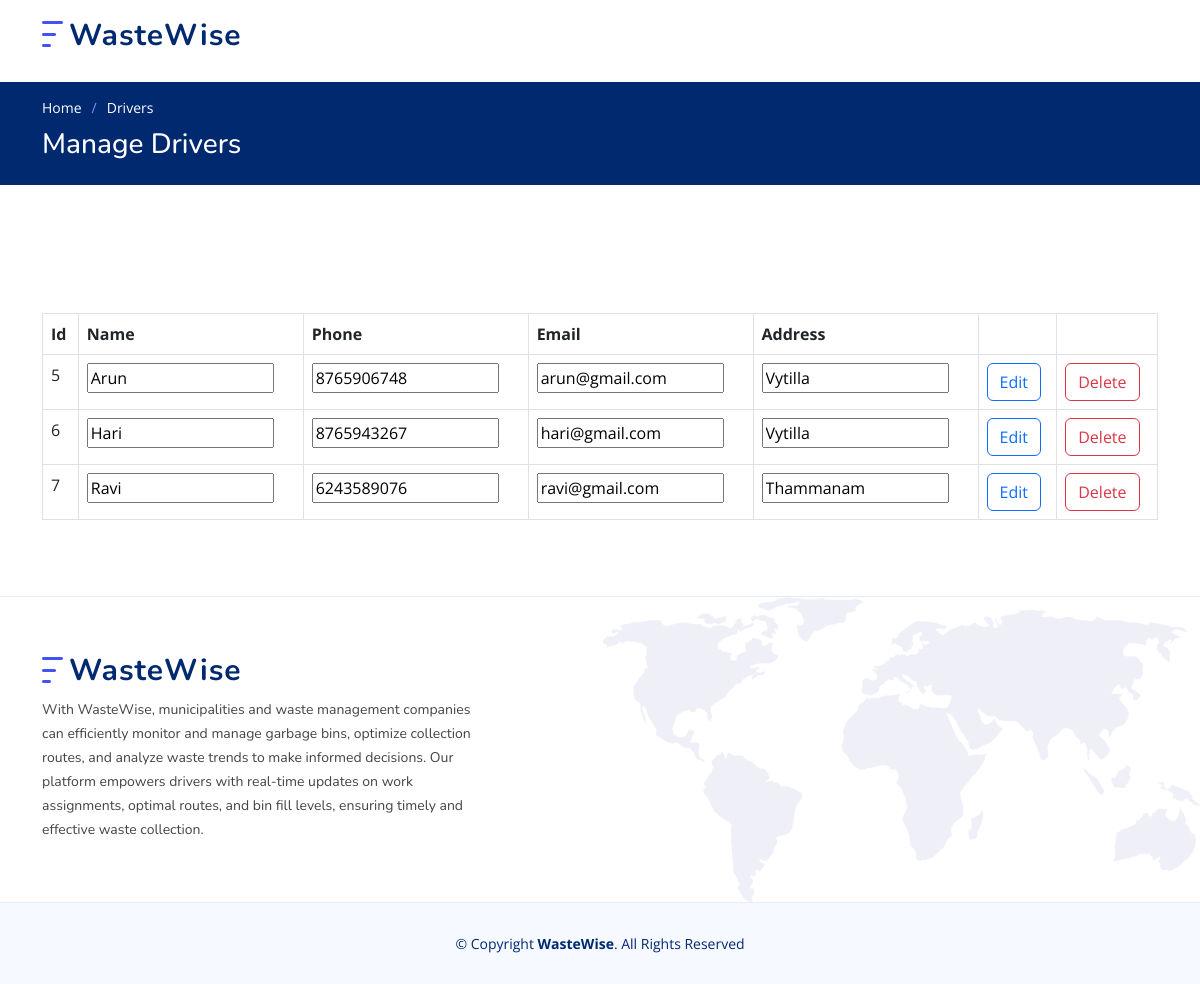
/man_driver/ (signed in), run on the app's committed database.
### w_app/models.py (models this page shows)
class Driver(models.Model):
    S_id=models.IntegerField(primary_key=True)
    drv_name=models.CharField(max_length=255)
    drv_phn=models.CharField(max_length=255)
    drv_email=models.CharField(max_length=255)
    drv_place=models.CharField(max_length=255)
    drv_psw=models.CharField(max_length=255)

### w_app/views.py (the view)
# urls.py: path('man_driver/', man_driver, name="man_driver"),
@never_cache
def man_driver(request):
	if 'uid' in request.session:
		a=Driver.objects.all()
		return render(request, 'man_driver.html',{'drv':a})
	else:
		return render(request, 'sign_in.html')

### w_app/templates/man_driver.html (shortened to what this page needs)
{% load static %}
<!DOCTYPE html>
<html lang="en">
<head>
  <link href="{% static 'assets/vendor/aos/aos.css' %}" rel="stylesheet">
  <link href="{% static 'assets/vendor/bootstrap/css/bootstrap.min.css' %}" rel="stylesheet">
  <link href="{% static 'assets/vendor/bootstrap-icons/bootstrap-icons.css' %}" rel="stylesheet">
  <link href="{% static 'assets/vendor/glightbox/css/glightbox.min.css' %}" rel="stylesheet">
  <link href="{% static 'assets/vendor/remixicon/remixicon.css' %}" rel="stylesheet">
  <link href="{% static 'assets/vendor/swiper/swiper-bundle.min.css' %}" rel="stylesheet">
  <link href="{% static 'assets/css/style.css' %}" rel="stylesheet">
</head>
<body>
  <header id="header" class="header fixed-top">
    <div class="container-fluid container-xl d-flex align-items-center justify-content-between">
      <a href="{% url 'show_home_admin' %}" class="logo d-flex align-items-center">
        <img src="{% static 'assets/img/logo.png' %}" alt="">
        <span>WasteWise</span>
      </a>
      <nav id="navbar" class="navbar">
        <i class="bi bi-list mobile-nav-toggle"></i>
      </nav>
    </div>
  </header>
  <main id="main">
    <section class="breadcrumbs">
      <div class="container">
        <ol>
          <li><a href="{% url 'show_home_admin' %}">Home</a></li>
          <li>Drivers</li>
        </ol>
        <h2>Manage Drivers</h2>
      </div>
    </section>
    <br>
    <br>
    <section class="inner-page">
      <div class="container">
      <div class="row">
        <div class="col-md-12">
          <div class="table-wrapper" style="overflow-x: auto; margin-top: 20px;">
            <table class="table table-bordered  table-hover">
              <thead>
                <tr>
                  <th>Id</th>
                  <th>Name</th>
                  <th>Phone</th>
                  <th>Email</th>
                  <th>Address</th>
                  <th></th>
                  <th></th>
                </tr>
              </thead>
              <tbody>
                {% for i in drv %}
                  <tr scope="row">
                    <form action="{% url 'edit_drv' %}" method="POST">
                        <td>{{i.S_id}}<input type="text" name="S_id" value="{{i.S_id}}" hidden></td>
                        <td><input type="text" name="drv_name" value="{{i.drv_name}}" required></td>
                        <td><input type="number" name="drv_phn" value="{{i.drv_phn}}"required></td>
                        <td><input type="email" name="drv_email" value="{{i.drv_email}}" required></td>
                        <td><input type="text" name="drv_place" value="{{i.drv_place}}" required></td>
                        <td><input type="submit" class="btn btn-outline-primary" name="edi" id="edi" value="Edit"></td>
                    </form>
                    <form action="{% url 'del_drv' %}" method="POST">
                          <td><input type="submit" class="btn btn-outline-danger" name="del" id="del" value="Delete"></td>
                        </form>
                  </tr>
                {% endfor %}
            </tbody>
            </table>
          </div>
        </div>
      </div>
    </div>
    </section>
  </main>
  <footer id="footer" class="footer">
    <div class="footer-top">
      <div class="container">
        <div class="row gy-4">
          <div class="col-lg-5 col-md-12 footer-info">
            <a href="{% url 'show_home_admin' %}" class="logo d-flex align-items-center">
              <img src="{% static 'assets/img/logo.png' %}" alt="">
              <span>WasteWise</span>
            </a>
            <p>
                With WasteWise, municipalities and waste management companies can efficiently monitor and manage garbage bins, optimize collection routes, and analyze waste trends to make informed decisions. Our platform empowers drivers with real-time updates on work assignments, optimal routes, and bin fill levels, ensuring timely and effective waste collection.
            </p>
          </div>
    </div>
      </div>
    </div>
    <div class="container">
      <div class="copyright">
        &copy; Copyright <strong><span>WasteWise</span></strong>. All Rights Reserved
      </div>
    </div>
  </footer>
</body>
</html>

### w_app/static/assets/css/style.css (style rules this page uses)
:root { scroll-behavior: smooth; }
body { font-family: "Open Sans", sans-serif; color: #444444; }
a { color: #4154f1; text-decoration: none; }
h1, h2, h3, h4, h5, h6 { font-family: "Nunito", sans-serif; }
section { padding: 60px 0; overflow: hidden; }
.breadcrumbs { padding: 15px 0; background: #012970; min-height: 40px; margin-top: 82px; color: #fff; }
.breadcrumbs h2 { font-size: 28px; font-weight: 500; }
.breadcrumbs ol { display: flex; flex-wrap: wrap; list-style: none; padding: 0 0 10px 0; margin: 0; font-size: 14px; }
.breadcrumbs ol a { color: #fff; transition: 0.3s; }
.breadcrumbs ol li+li { padding-left: 10px; }
.breadcrumbs ol li+li::before { display: inline-block; padding-right: 10px; color: #8894f6; content: "/"; }
.header { transition: all 0.5s; z-index: 997; padding: 20px 0; }
.header .logo { line-height: 0; }
.header .logo img { max-height: 40px; margin-right: 6px; }
.header .logo span { font-size: 30px; font-weight: 700; letter-spacing: 1px; color: #012970; font-family: "Nunito", sans-serif; margin-top: 3px; }
.navbar { padding: 0; }
.mobile-nav-toggle { color: #012970; font-size: 28px; cursor: pointer; display: none; line-height: 0; transition: 0.5s; }
@media (max-width: 1200px) { .mobile-nav-toggle { display: block; } }
.footer { background: #f6f9ff; padding: 0 0 30px 0; font-size: 14px; }
.footer .footer-top { background: white url(../img/footer-bg.png) no-repeat right top; background-size: contain; border-top: 1px solid #e1ecff; border-bottom: 1px solid #e1ecff; padding: 60px 0 30px 0; }
.footer .footer-top .footer-info { margin-bottom: 30px; }
.footer .footer-top .footer-info .logo { line-height: 0; margin-bottom: 15px; }
.footer .footer-top .footer-info .logo img { max-height: 40px; margin-right: 6px; }
.footer .footer-top .footer-info .logo span { font-size: 30px; font-weight: 700; letter-spacing: 1px; color: #012970; font-family: "Nunito", sans-serif; margin-top: 3px; }
.footer .footer-top .footer-info p { font-size: 14px; line-height: 24px; margin-bottom: 0; font-family: "Nunito", sans-serif; }
.footer .copyright { text-align: center; padding-top: 30px; color: #012970; }

### data on the page
Driver: S_id "5", drv_name "Arun", drv_phn "8765906748", drv_email "arun@gmail.com", drv_place "Vytilla"
Driver: S_id "6", drv_name "Hari", drv_phn "8765943267", drv_email "hari@gmail.com", drv_place "Vytilla"
Driver: S_id "7", drv_name "Ravi", drv_phn "6243589076", drv_email "ravi@gmail.com", drv_place "Thammanam"
